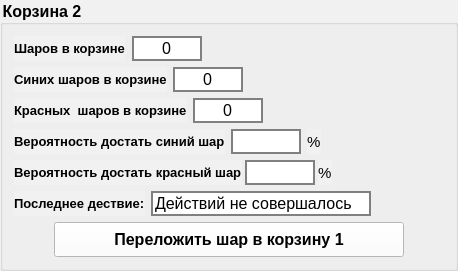
            <widget class="QGroupBox" name="groupBox_4">
             <property name="font">
              <font>
               <family>Arial</family>
               <pointsize>12</pointsize>
               <weight>75</weight>
               <bold>true</bold>
              </font>
             </property>
             <property name="styleSheet">
              <string notr="true">background-color: rgb(241, 241, 241);



</string>
             </property>
             <property name="title">
              <string>Корзина 2</string>
             </property>
             <layout class="QGridLayout" name="gridLayout_5">
              <item row="1" column="0">
               <layout class="QHBoxLayout" name="horizontalLayout_19">
                <item>
                 <spacer name="horizontalSpacer_17">
                  <property name="orientation">
                   <enum>Qt::Horizontal</enum>
                  </property>
                  <property name="sizeHint" stdset="0">
                   <size>
                    <width>40</width>
                    <height>20</height>
                   </size>
                  </property>
                 </spacer>
                </item>
                <item>
                 <widget class="QPushButton" name="move2to1">
                  <property name="minimumSize">
                   <size>
                    <width>350</width>
                    <height>35</height>
                   </size>
                  </property>
                  <property name="font">
                   <font>
                    <family>Arial</family>
                    <pointsize>12</pointsize>
                    <weight>75</weight>
                    <bold>true</bold>
                   </font>
                  </property>
                  <property name="styleSheet">
                   <string notr="true">background-color: rgb(255, 255, 255);</string>
                  </property>
                  <property name="text">
                   <string>Переложить шар в корзину 1</string>
                  </property>
                 </widget>
                </item>
                <item>
                 <spacer name="horizontalSpacer_18">
                  <property name="orientation">
                   <enum>Qt::Horizontal</enum>
                  </property>
                  <property name="sizeHint" stdset="0">
                   <size>
                    <width>40</width>
                    <height>20</height>
                   </size>
                  </property>
                 </spacer>
                </item>
               </layout>
              </item>
              <item row="0" column="0">
               <layout class="QHBoxLayout" name="horizontalLayout_25" stretch="0">
                <item>
                 <layout class="QVBoxLayout" name="verticalLayout_7">
                  <item>
                   <layout class="QHBoxLayout" name="horizontalLayout_26">
                    <property name="spacing">
                     <number>7</number>
                    </property>
                    <property name="rightMargin">
                     <number>104</number>
                    </property>
                    <item>
                     <widget class="QLabel" name="label_27">
                      <property name="font">
                       <font>
                        <family>Arial</family>
                        <pointsize>10</pointsize>
                        <weight>75</weight>
                        <bold>true</bold>
                       </font>
                      </property>
                      <property name="text">
                       <string>Шаров в корзине</string>
                      </property>
                     </widget>
                    </item>
                    <item>
                     <widget class="QLineEdit" name="totalballs2">
                      <property name="minimumSize">
                       <size>
                        <width>70</width>
                        <height>0</height>
                       </size>
                      </property>
                      <property name="maximumSize">
                       <size>
                        <width>70</width>
                        <height>16777215</height>
                       </size>
                      </property>
                      <property name="font">
                       <font>
                        <family>Arial</family>
                        <pointsize>12</pointsize>
                       </font>
                      </property>
                      <property name="styleSheet">
                       <string notr="true">background-color: rgb(255, 255, 255);
border-color: rgb(72, 72, 72);
border: 2px solid gray;
</string>
                      </property>
                      <property name="text">
                       <string>0</string>
                      </property>
                      <property name="alignment">
                       <set>Qt::AlignCenter</set>
                      </property>
                     </widget>
                    </item>
                    <item>
                     <spacer name="horizontalSpacer_9">
                      <property name="orientation">
                       <enum>Qt::Horizontal</enum>
                      </property>
                      <property name="sizeHint" stdset="0">
                       <size>
                        <width>40</width>
                        <height>20</height>
                       </size>
                      </property>
                     </spacer>
                    </item>
                   </layout>
                  </item>
                  <item>
                   <layout class="QHBoxLayout" name="horizontalLayout_27">
                    <property name="rightMargin">
                     <number>75</number>
                    </property>
                    <item>
                     <widget class="QLabel" name="label_28">
                      <property name="font">
                       <font>
                        <family>Arial</family>
                        <pointsize>10</pointsize>
                        <weight>75</weight>
                        <bold>true</bold>
                       </font>
                      </property>
                      <property name="text">
                       <string>Синих шаров в корзине</string>
                      </property>
                     </widget>
                    </item>
                    <item>
                     <widget class="QLineEdit" name="blueBalls2">
                      <property name="minimumSize">
                       <size>
                        <width>70</width>
                        <height>0</height>
                       </size>
                      </property>
                      <property name="maximumSize">
                       <size>
                        <width>70</width>
                        <height>16777215</height>
                       </size>
                      </property>
                      <property name="font">
                       <font>
                        <family>Arial</family>
                        <pointsize>12</pointsize>
                       </font>
                      </property>
                      <property name="styleSheet">
                       <string notr="true">background-color: rgb(255, 255, 255);
border-color: rgb(72, 72, 72);
border: 2px solid gray;
</string>
                      </property>
                      <property name="text">
                       <string>0</string>
                      </property>
                      <property name="alignment">
                       <set>Qt::AlignCenter</set>
                      </property>
                     </widget>
                    </item>
                    <item>
                     <spacer name="horizontalSpacer_10">
                      <property name="orientation">
                       <enum>Qt::Horizontal</enum>
                      </property>
                      <property name="sizeHint" stdset="0">
                       <size>
                        <width>40</width>
                        <height>20</height>
                       </size>
                      </property>
                     </spacer>
                    </item>
                   </layout>
                  </item>
                  <item>
                   <layout class="QHBoxLayout" name="horizontalLayout_28">
                    <property name="spacing">
                     <number>6</number>
                    </property>
                    <property name="rightMargin">
                     <number>59</number>
                    </property>
                    <item>
                     <widget class="QLabel" name="label_29">
                      <property name="font">
                       <font>
                        <family>Arial</family>
                        <pointsize>10</pointsize>
                        <weight>75</weight>
                        <bold>true</bold>
                       </font>
                      </property>
                      <property name="text">
                       <string>Красных  шаров в корзине</string>
                      </property>
                     </widget>
                    </item>
                    <item>
                     <widget class="QLineEdit" name="redBalls2">
                      <property name="minimumSize">
                       <size>
                        <width>70</width>
                        <height>0</height>
                       </size>
                      </property>
                      <property name="maximumSize">
                       <size>
                        <width>70</width>
                        <height>16777215</height>
                       </size>
                      </property>
                      <property name="font">
                       <font>
                        <family>Arial</family>
                        <pointsize>12</pointsize>
                       </font>
                      </property>
                      <property name="styleSheet">
                       <string notr="true">background-color: rgb(255, 255, 255);
border-color: rgb(72, 72, 72);
border: 2px solid gray;
</string>
                      </property>
                      <property name="text">
                       <string>0</string>
                      </property>
                      <property name="alignment">
                       <set>Qt::AlignCenter</set>
                      </property>
                     </widget>
                    </item>
                    <item>
                     <spacer name="horizontalSpacer_11">
                      <property name="orientation">
                       <enum>Qt::Horizontal</enum>
                      </property>
                      <property name="sizeHint" stdset="0">
                       <size>
                        <width>40</width>
                        <height>20</height>
                       </size>
                      </property>
                     </spacer>
                    </item>
                   </layout>
                  </item>
                  <item>
                   <layout class="QHBoxLayout" name="horizontalLayout_29">
                    <property name="spacing">
                     <number>6</number>
                    </property>
                    <property name="rightMargin">
                     <number>12</number>
                    </property>
                    <item>
                     <widget class="QLabel" name="label_30">
                      <property name="font">
                       <font>
                        <family>Arial</family>
                        <pointsize>10</pointsize>
                        <weight>75</weight>
                        <bold>true</bold>
                       </font>
                      </property>
                      <property name="text">
                       <string>Вероятность достать синий шар</string>
                      </property>
                     </widget>
                    </item>
                    <item>
                     <widget class="QLineEdit" name="blueProb2">
                      <property name="minimumSize">
                       <size>
                        <width>70</width>
                        <height>0</height>
                       </size>
                      </property>
                      <property name="maximumSize">
                       <size>
                        <width>70</width>
                        <height>16777215</height>
                       </size>
                      </property>
                      <property name="font">
                       <font>
                        <family>Arial</family>
                        <pointsize>12</pointsize>
                       </font>
                      </property>
                      <property name="styleSheet">
                       <string notr="true">background-color: rgb(255, 255, 255);
border-color: rgb(72, 72, 72);
border: 2px solid gray;
</string>
                      </property>
                      <property name="alignment">
                       <set>Qt::AlignCenter</set>
                      </property>
                      <property name="readOnly">
                       <bool>true</bool>
                      </property>
                     </widget>
                    </item>
                    <item>
                     <widget class="QLabel" name="label_31">
                      <property name="font">
                       <font>
                        <family>Arial</family>
                        <pointsize>11</pointsize>
                       </font>
                      </property>
                      <property name="text">
                       <string>%</string>
                      </property>
                     </widget>
                    </item>
                    <item>
                     <spacer name="horizontalSpacer_12">
                      <property name="orientation">
                       <enum>Qt::Horizontal</enum>
                      </property>
                      <property name="sizeHint" stdset="0">
                       <size>
                        <width>40</width>
                        <height>20</height>
                       </size>
                      </property>
                     </spacer>
                    </item>
                   </layout>
                  </item>
                  <item>
                   <layout class="QHBoxLayout" name="horizontalLayout_30">
                    <property name="spacing">
                     <number>3</number>
                    </property>
                    <item>
                     <widget class="QLabel" name="label_32">
                      <property name="font">
                       <font>
                        <family>Arial</family>
                        <pointsize>10</pointsize>
                        <weight>75</weight>
                        <bold>true</bold>
                       </font>
                      </property>
                      <property name="text">
                       <string>Вероятность достать красный шар</string>
                      </property>
                     </widget>
                    </item>
                    <item>
                     <widget class="QLineEdit" name="redProb2">
                      <property name="minimumSize">
                       <size>
                        <width>70</width>
                        <height>0</height>
                       </size>
                      </property>
                      <property name="maximumSize">
                       <size>
                        <width>70</width>
                        <height>16777215</height>
                       </size>
                      </property>
                      <property name="font">
                       <font>
                        <family>Arial</family>
                        <pointsize>12</pointsize>
                       </font>
                      </property>
                      <property name="styleSheet">
                       <string notr="true">background-color: rgb(255, 255, 255);
border-color: rgb(72, 72, 72);
border: 2px solid gray;
</string>
                      </property>
                      <property name="alignment">
                       <set>Qt::AlignCenter</set>
                      </property>
                      <property name="readOnly">
                       <bool>true</bool>
                      </property>
                     </widget>
                    </item>
                    <item>
                     <widget class="QLabel" name="label_33">
                      <property name="font">
                       <font>
                        <family>Arial</family>
                        <pointsize>11</pointsize>
                       </font>
                      </property>
                      <property name="text">
                       <string>%</string>
                      </property>
                     </widget>
                    </item>
                    <item>
                     <spacer name="horizontalSpacer_13">
                      <property name="orientation">
                       <enum>Qt::Horizontal</enum>
                      </property>
                      <property name="sizeHint" stdset="0">
                       <size>
                        <width>40</width>
                        <height>20</height>
                       </size>
                      </property>
                     </spacer>
                    </item>
                   </layout>
                  </item>
                  <item>
                   <layout class="QHBoxLayout" name="horizontalLayout_31">
                    <item>
                     <widget class="QLabel" name="label_34">
                      <property name="font">
                       <font>
                        <family>Arial</family>
                        <pointsize>10</pointsize>
                        <weight>75</weight>
                        <bold>true</bold>
                       </font>
                      </property>
                      <property name="text">
                       <string>Последнее дествие:</string>
                      </property>
                     </widget>
                    </item>
                    <item>
                     <widget class="QLineEdit" name="lastAction2">
                      <property name="minimumSize">
                       <size>
                        <width>220</width>
                        <height>0</height>
                       </size>
                      </property>
                      <property name="maximumSize">
                       <size>
                        <width>220</width>
                        <height>16777215</height>
                       </size>
                      </property>
                      <property name="font">
                       <font>
                        <family>Arial</family>
                        <pointsize>12</pointsize>
                       </font>
                      </property>
                      <property name="styleSheet">
                       <string notr="true">background-color: rgb(255, 255, 255);
border-color: rgb(72, 72, 72);
border: 2px solid gray;
</string>
                      </property>
                      <property name="text">
                       <string>Действий не совершалось</string>
                      </property>
                      <property name="readOnly">
                       <bool>true</bool>
                      </property>
                     </widget>
                    </item>
                    <item>
                     <spacer name="horizontalSpacer_14">
                      <property name="orientation">
                       <enum>Qt::Horizontal</enum>
                      </property>
                      <property name="sizeHint" stdset="0">
                       <size>
                        <width>40</width>
                        <height>20</height>
                       </size>
                      </property>
                     </spacer>
                    </item>
                   </layout>
                  </item>
                 </layout>
                </item>
               </layout>
              </item>
             </layout>
            </widget>
